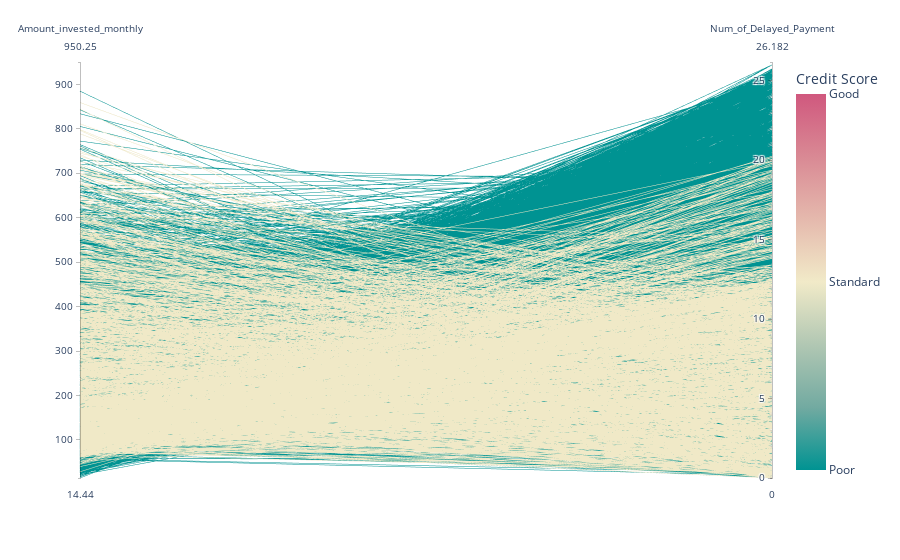

The cell this chart's notebook holds for it:
### Code cell
# Create a parallel coordinates plot
fig = px.parallel_coordinates(
    df_grouped,
    color='credit_score_mapped',
    dimensions=['Amount_invested_monthly', 'Num_of_Delayed_Payment', 'Credit_Score'],
    color_continuous_scale=px.colors.diverging.Tealrose,
    color_continuous_midpoint=2,
    range_color=[1, 3], # Set the color map to go from 1 to 3
    labels={'credit_score_mapped': 'Credit Score'}
)  

# Update color bar ticks to category labels
fig.update_coloraxes(colorbar=dict(
    tickvals=[1, 2, 3],
    ticktext=credit_categories
))

# Show the plot
fig.show()

### Figure 1 — Plotly figure (JSON) as saved in the notebook; plotly's stock layout.template omitted (floating-point values rounded to 4 significant figures; data arrays with more than 128 entries replaced by an {"elided": "..."} marker saying what was removed)
{"data": [{"dimensions": [{"label": "Amount_invested_monthly", "values": {"elided": "12500 float values"}}, {"label": "Num_of_Delayed_Payment", "values": {"elided": "12500 float values"}}], "domain": {"x": [0, 1], "y": [0, 1]}, "line": {"color": {"elided": "12500 int values"}, "coloraxis": "coloraxis"}, "name": "", "type": "parcoords"}], "layout": {"coloraxis": {"cmax": 3, "cmid": 2, "cmin": 1, "colorbar": {"ticktext": ["Poor", "Standard", "Good"], "tickvals": [1, 2, 3], "title": {"text": "Credit Score"}}, "colorscale": [[0, "rgb(0, 147, 146)"], [0.1667, "rgb(114, 170, 161)"], [0.3333, "rgb(177, 199, 179)"], [0.5, "rgb(241, 234, 200)"], [0.6667, "rgb(229, 185, 173)"], [0.8333, "rgb(217, 137, 148)"], [1, "rgb(208, 88, 126)"]]}, "legend": {"tracegroupgap": 0}, "margin": {"t": 60}}}
